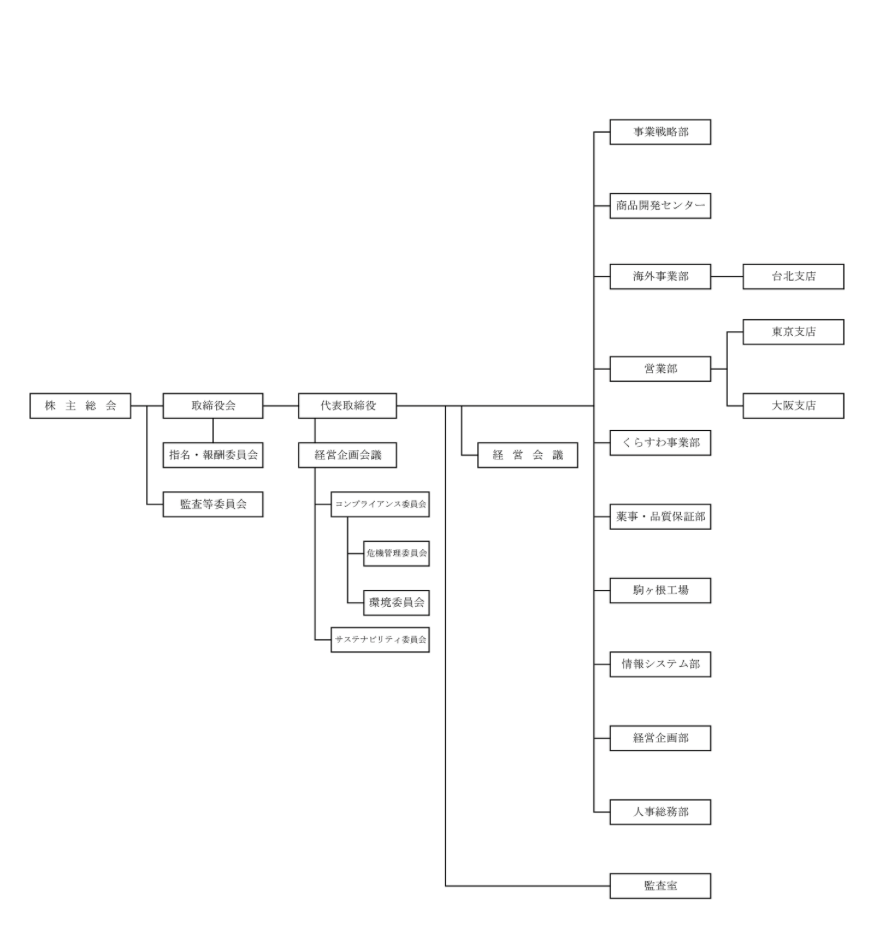
#> input picture python/org_detection/sample/youmei.png, 896 x 929 px
$ jupyter execute sample.ipynb   (shell and % lines are left out)
#> lines starting #> are read from the running program, lines starting #| are printed output that depends on the picture; after the words box and inside, x2 and y2 are one past the last pixel; in counts of white or black regions, pixels touching at a corner belong together
[cell 1]
import cv2 as cv
import numpy as np
from PIL import Image
from skimage import io
import matplotlib.pyplot as plt
from IPython.display import Image, display
from ipywidgets import widgets
img = cv.imread("youmei.png")
#> img is the input picture: shape (929, 896, 3); mean B, G, R 251.1, 251.1, 251.1
plt.imshow(img)
#> (this line was passed over: IPython is not available in this run)
plt.show()

## Functions for Detection

[cell 2]
def DetectSquares(img):
        # make fig black and white
    gray = cv.cvtColor(img, cv.COLOR_BGR2GRAY)
    ret, binary = cv.threshold(gray, 254, 255, cv.THRESH_BINARY)
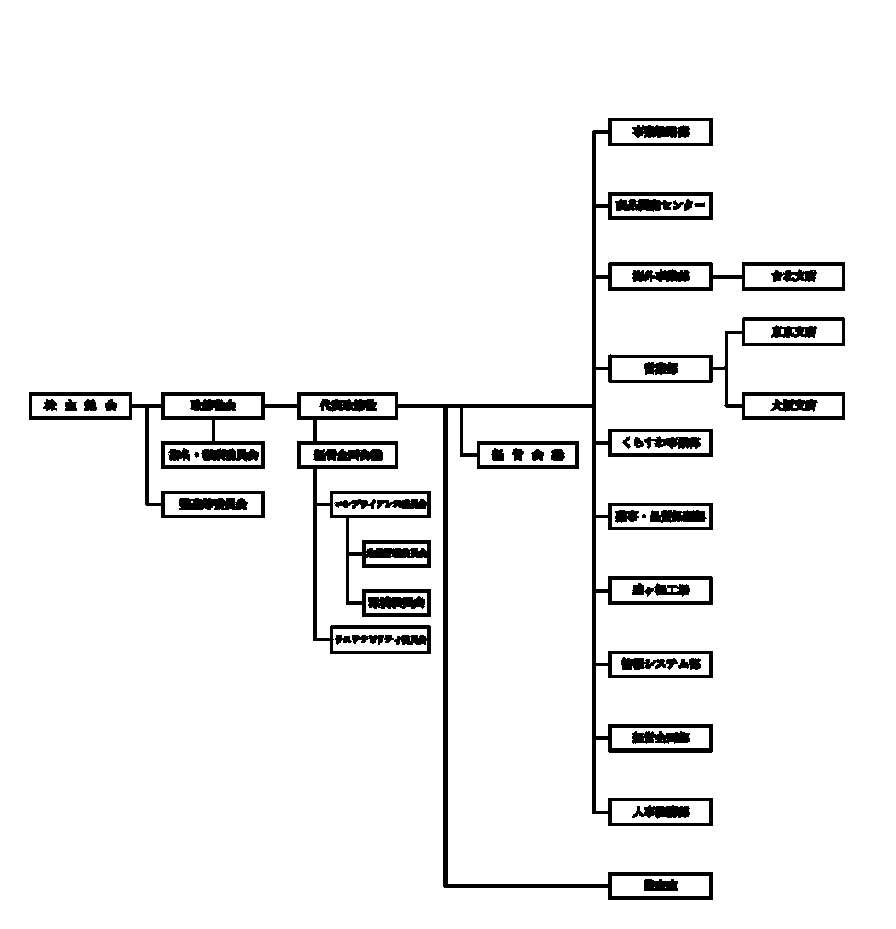
#> binary: shape (929, 896); 94.4% white; 40 black regions (1 under 20 px), largest, box (x1, y1, x2, y2) and area: (29, 118, 845, 900) 33480, (179, 498, 248, 510) 738, (313, 449, 383, 461) 727
    binary_inv = cv.bitwise_not(binary)
#> binary_inv: shape (929, 896); 5.6% white; 40 white regions (1 under 20 px)

    # detect shapes
    contours, hierarchy = cv.findContours(
        binary_inv, cv.RETR_EXTERNAL, cv.CHAIN_APPROX_SIMPLE
    )
#> contours = 1 contour; box (x1, y1, x2, y2) and area: (29, 118, 845, 900) 75010
    contours = list(filter(lambda x: cv.contourArea(x) > 3000, contours))

    # fill
    full = np.zeros_like(img)
    cv.fillPoly(full, pts=contours, color=(255, 255, 255))
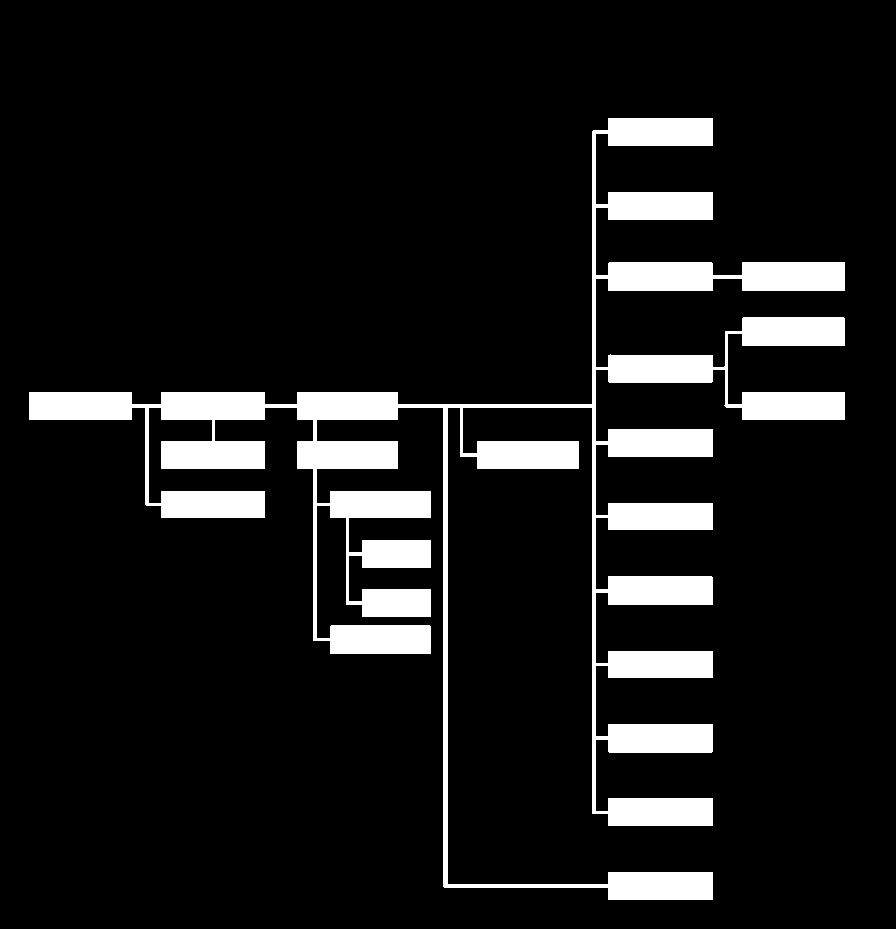
#> full: shape (929, 896, 3); 9.7% white; 1 white region, box (x1, y1, x2, y2) and area: (29, 118, 845, 900) 80457
    full_inv = cv.bitwise_not(full)
    full_gray = cv.cvtColor(full_inv, cv.COLOR_BGR2GRAY)

    # corner detection
    MAX_CORNERS = 500
    BLOCK_SIZE = 3
    QUALITY_LEVEL = 0.2
    MIN_DISTANCE  = 5
    corners = cv.goodFeaturesToTrack(full_gray, MAX_CORNERS, QUALITY_LEVEL,
                                    MIN_DISTANCE, blockSize=BLOCK_SIZE,
                                    useHarrisDetector=False)
#> corners = 193 rows, first 8: [712, 899], [608, 899], [607, 888], [607, 883], [448, 883], [712, 872], [608, 872], [712, 825]
    corners = np.int0(corners)

    for i in corners:
        x,y=i.ravel()
        img_circle = cv.circle(full_gray,(x,y),10,(255,255,255),-1)
        img_circle = cv.cvtColor(full_gray,cv.COLOR_BGR2RGB)
#> this loop made 193 passes
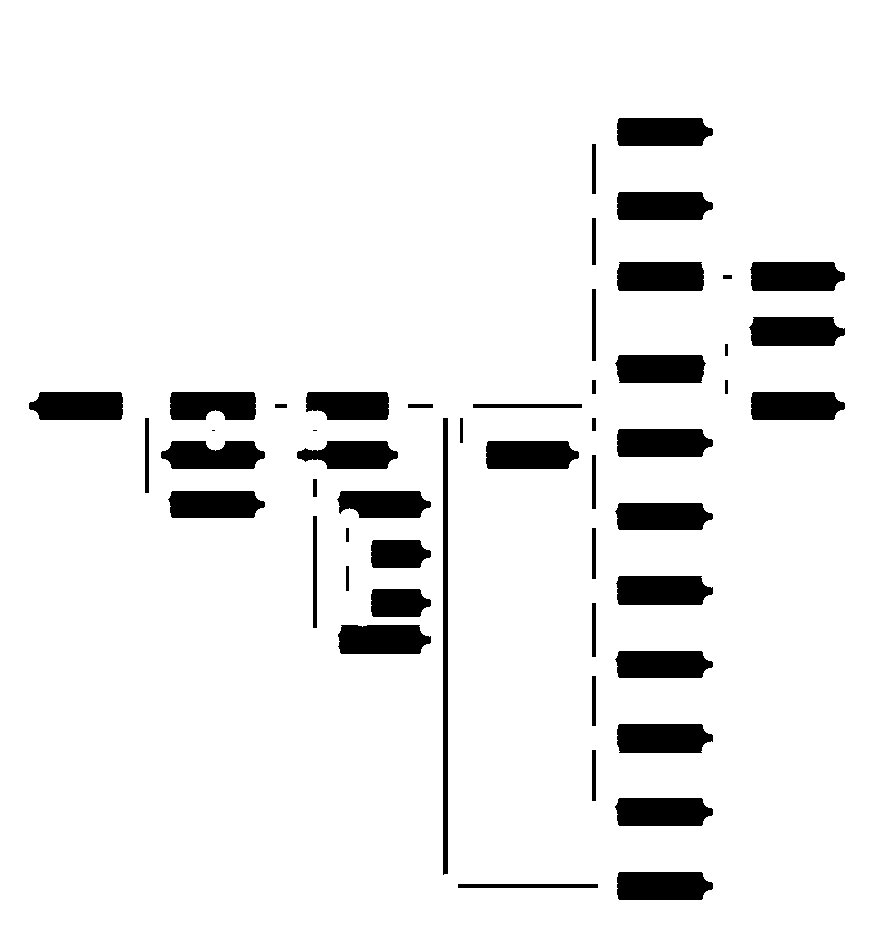
#> full_gray: shape (929, 896); 92.2% white; 51 black regions (2 under 20 px), largest, box (x1, y1, x2, y2) and area: (616, 576, 713, 605) 2570, (617, 724, 713, 753) 2560, (750, 262, 845, 291) 2533


    gray = cv.cvtColor(img_circle, cv.COLOR_BGR2GRAY)
    gray2 = cv.bitwise_not(gray)
    lines = cv.HoughLinesP(gray2, rho=1, theta=np.pi/360, threshold=80, minLineLength=400, maxLineGap=5)
#> lines = [[445, 873, 445, 418], [446, 873, 446, 418], [444, 873, 444, 418], [443, 874, 443, 418], [447, 873, 447, 418]]
    for line in lines:
        x1, y1, x2, y2 = line[0]
        no_lines_img = cv.line(img_circle, (x1,y1), (x2,y2), (255,255,255), 3)
#> this loop made 5 passes
#> (line, x1, y1, x2) on passes 1 to 5: ([[445, 873, 445, 418]], 445, 873, 445), ([[446, 873, 446, 418]], 446, 873, 446), ([[444, 873, 444, 418]], 444, 873, 444), ([[443, 874, 443, 418]], 443, 874, 443), ([[447, 873, 447, 418]], 447, 873, 447)
    kernel = np.ones((5,5),np.uint8)
    closing = cv.morphologyEx(no_lines_img, cv.MORPH_CLOSE, kernel)
#> closing: shape (929, 896, 3); 93% white; 25 black regions, largest, box (x1, y1, x2, y2) and area: (617, 576, 713, 605) 2563, (617, 724, 713, 753) 2549, (751, 262, 845, 291) 2528

    gray_closing = cv.cvtColor(closing,cv.COLOR_BGR2GRAY)
    ret, closing_thresh = cv.threshold(gray_closing,70,255,cv.THRESH_BINARY_INV)
#> closing_thresh: shape (929, 896); 7% white; 25 white regions
    contours, hierarchy = cv.findContours(closing_thresh, cv.RETR_CCOMP, cv.CHAIN_APPROX_SIMPLE)
#> contours = 25 contours; largest, box (x1, y1, x2, y2) and area: (617, 576, 713, 605) 2448, (617, 724, 713, 753) 2434, (751, 262, 845, 291) 2415, (751, 317, 845, 346) 2388, (616, 798, 713, 826) 2386

    for i in range(len(contours)):
        if hierarchy[0][i][3] == -1:
            img_detected = cv.drawContours(img, contours, i, (255, 0, 0), 5)
#> this loop made 25 passes
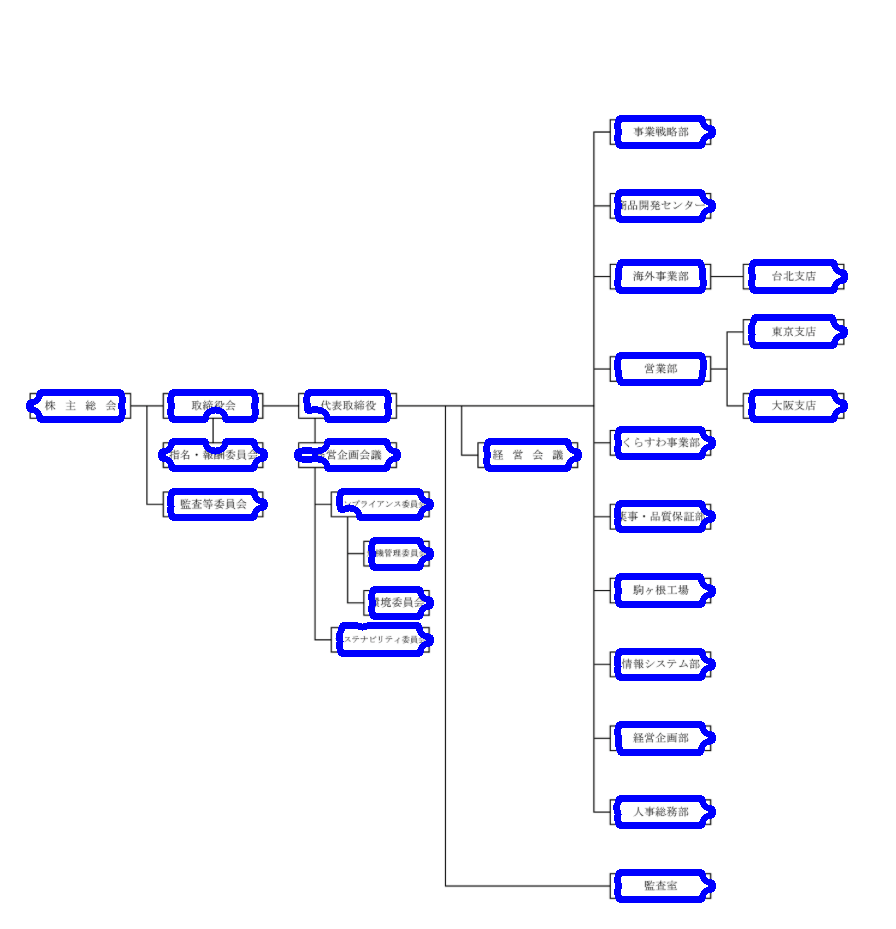
#> img: shape (929, 896, 3); mean B, G, R 252.8, 241.1, 241.1

    plt.imshow(img_detected)
#> (this line was passed over: IPython is not available in this run)
    print(f"Num of squares: {len(contours)}")
#| Num of squares: 25

[cell 3]
def DetectCorners(img):
    # make fig black and white
    gray = cv.cvtColor(img, cv.COLOR_BGR2GRAY)
    ret, binary = cv.threshold(gray, 254, 255, cv.THRESH_BINARY)
    binary_inv = cv.bitwise_not(binary)

    # detect shapes
    contours, hierarchy = cv.findContours(
        binary_inv, cv.RETR_EXTERNAL, cv.CHAIN_APPROX_SIMPLE
    )
#> contours = 1 contour; box (x1, y1, x2, y2) and area: (29, 118, 845, 900) 75010
    contours = list(filter(lambda x: cv.contourArea(x) > 3000, contours))

    # fill
    full = np.zeros_like(img)
    cv.fillPoly(full, pts=contours, color=(255, 255, 255))
    full_inv = cv.bitwise_not(full)
    full_gray = cv.cvtColor(full_inv, cv.COLOR_BGR2GRAY)

    # corner detection
    MAX_CORNERS = 500
    BLOCK_SIZE = 3
    QUALITY_LEVEL = 0.5
    MIN_DISTANCE  = 7
    corners = cv.goodFeaturesToTrack(full_gray, MAX_CORNERS, QUALITY_LEVEL,
                                    MIN_DISTANCE, blockSize=BLOCK_SIZE,
                                    useHarrisDetector=False)
#> corners = 157 rows, first 8: [712, 899], [608, 899], [607, 888], [448, 883], [712, 872], [608, 872], [712, 825], [608, 825]
    corners = np.int0(corners)

    for i in corners:
        x,y=i.ravel()
        cv.circle(img, (x,y), 5, (0,0,255), 2)
#> this loop made 157 passes
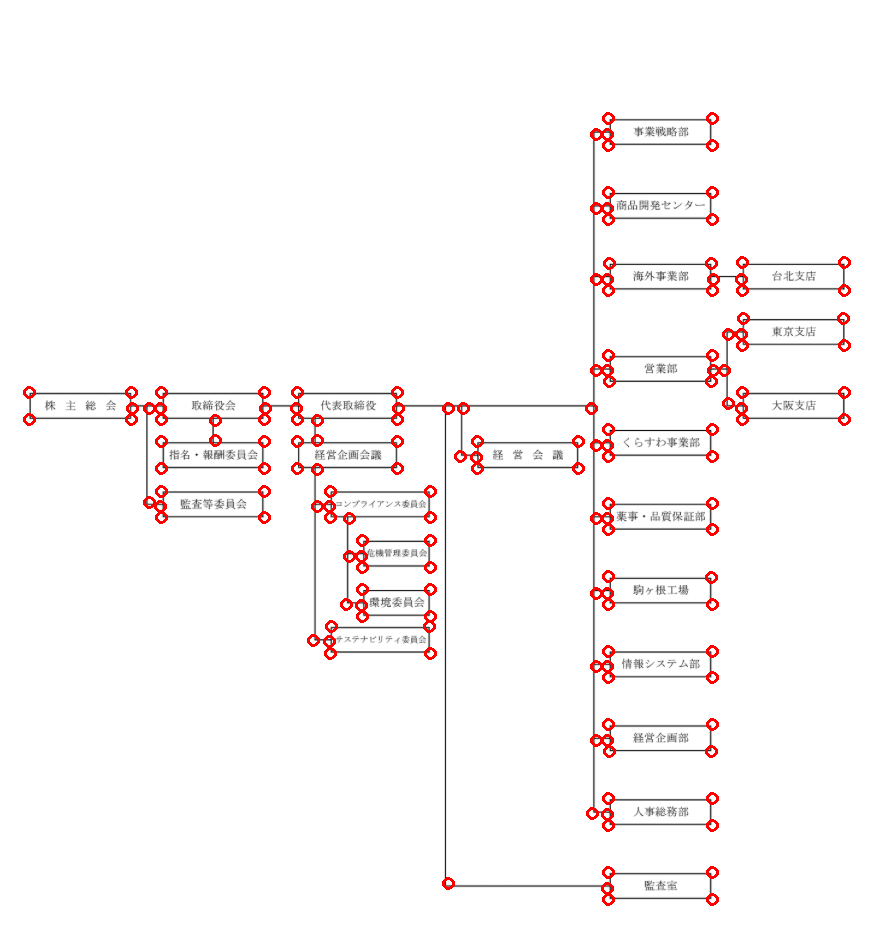
#> img: shape (929, 896, 3); 1.66% of pixels changed, all inside (x1, y1, x2, y2) = (23, 112, 851, 906)

    plt.imshow(cv.cvtColor(img, cv.COLOR_BGR2RGB))
#> (this line was passed over: IPython is not available in this run)
    plt.show()
    print(f"Corners:  {len(corners)}")
#| Corners:  157
